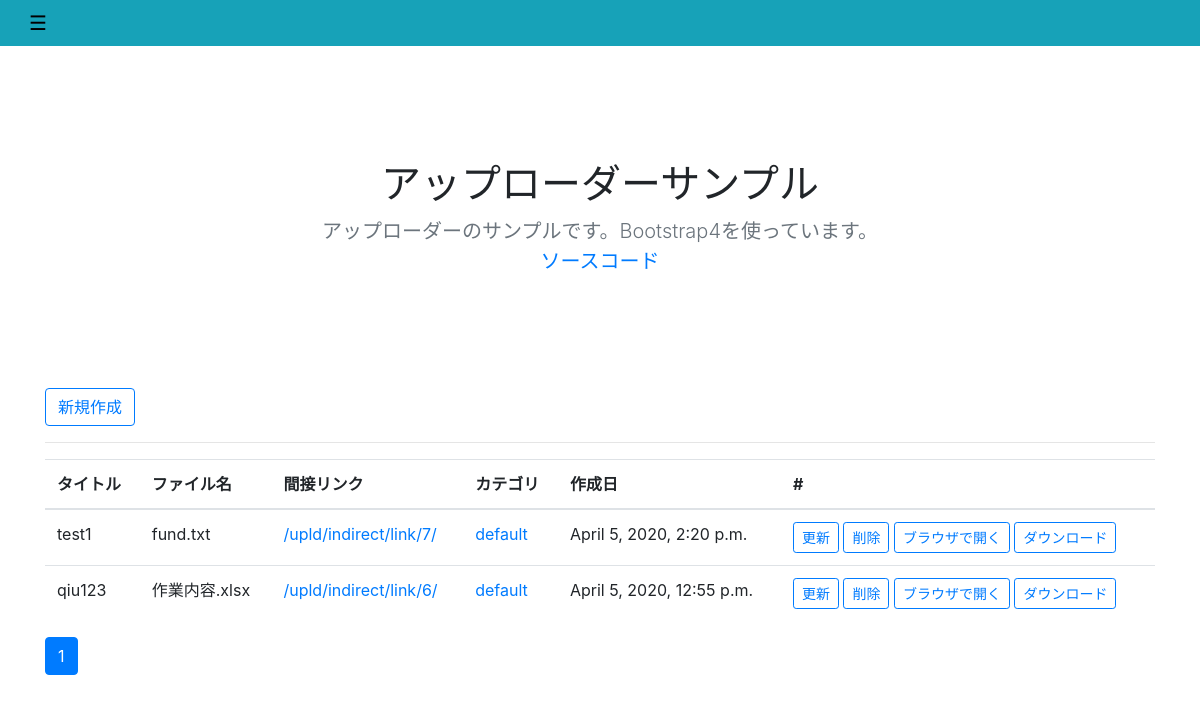
Screenshot of /upld/file/category/1/ with the database file from the repository.
### easy_uploader/models.py (models this page shows, shortened)
class File(models.Model):
    title = models.CharField('タイトル', max_length=255, blank=True)
    category = models.ForeignKey(
        Category, verbose_name='カテゴリ', on_delete=models.PROTECT,
        default=default_category,
    )
    src = models.FileField('ファイル', upload_to=get_upload_to)
    created_at = models.DateTimeField('作成日', default=timezone.now)
    def get_filename(self):
        return os.path.basename(self.src.name)

class Category(models.Model):
    name = models.CharField('カテゴリ名', max_length=255)
    created_at = models.DateTimeField('作成日', default=timezone.now)

### easy_uploader/views.py (the view)
class FileCategoryView(generic.ListView):
    model = File
    paginate_by = 20
    def get_queryset(self):
        category_pk = self.kwargs['category_pk']
        print("qiulongquan_category_pk={}".format(category_pk))
        return File.objects.filter(
            category__pk=category_pk).order_by('-created_at')
    def get_context_data(self, *args, **kwargs):
        context = super().get_context_data(*args, **kwargs)
        context['category_pk'] = self.kwargs.get('category_pk')
        return context

### easy_uploader/templates/easy_uploader/file_list.html (shortened to what this page needs)
{% extends "easy_uploader/base.html" %}
{% block content %}
  <div class="container">
      {% if category_pk %}
      <a href="{% url 'easy_uploader:file_create' category_pk %}" class="btn btn-outline-primary">
          新規作成
      </a>
      {% else %}
      <a href="{% url 'easy_uploader:file_create' %}" class="btn btn-outline-primary">
          新規作成
      </a>
      {% endif %}
      <hr>
    <table class="table">
      <thead>
        <tr>
          <th>タイトル</th>
          <th>ファイル名</th>
          <th>間接リンク</th>
          <th>カテゴリ</th>
          <th>作成日</th>
          <th>#</th>
        </tr>
      </thead>
      <tbody>
        {% for file in file_list %}
          <tr>
            <td>{{ file.title }}</td>
            <td>{{ file.get_filename }}</td>
            <td>
                <a href="{% url 'easy_uploader:indirect_link' file.pk %}" target="_blank">
                    {% url 'easy_uploader:indirect_link' file.pk %}
                </a>
            </td>
            <td><a href="{% url 'easy_uploader:file_category' file.category.pk %}">{{ file.category.name }}</a></td>
            <td>{{ file.created_at }}</td>
            <td>
                <a href="{% url 'easy_uploader:file_update' file.pk %}" class="btn btn-outline-primary btn-sm">
                  更新
                </a>
                <form class="delete-form" action="{% url 'easy_uploader:file_delete' file.pk %}" method="POST">
                    <button type="button" class="btn btn-outline-primary btn-sm delete">削除</button>
                </form>
                <a href="{{ file.src.url }}" target="_blank" class="btn btn-outline-primary btn-sm">
                  ブラウザで開く
                </a>
                <a href="{{ file.src.url }}" download="{{ file.get_filename }}" class="btn btn-outline-primary btn-sm">
                  ダウンロード
                </a>
            </td>
          </tr>
        {% endfor %}
      </tbody>
    </table>
    <div class="text-center">
      {% include "easy_uploader/page.html" %}
    </div>
  </div>
{% endblock %}

### easy_uploader/static/easy_uploader/css/main.css (style rules this page uses)
body { min-height: 75rem; padding-top: 6rem; }
.delete-form { display: inline; }

### rows the page displays
File: title "test1", get_filename "fund.txt", id "/upld/indirect/link/7/", category.name "default", created_at "April 5, 2020, 2:20 p.m."
File: title "qiu123", get_filename "作業内容.xlsx", id "/upld/indirect/link/6/", category.name "default", created_at "April 5, 2020, 12:55 p.m."

### other values shown
{{ link_page }} "1"
